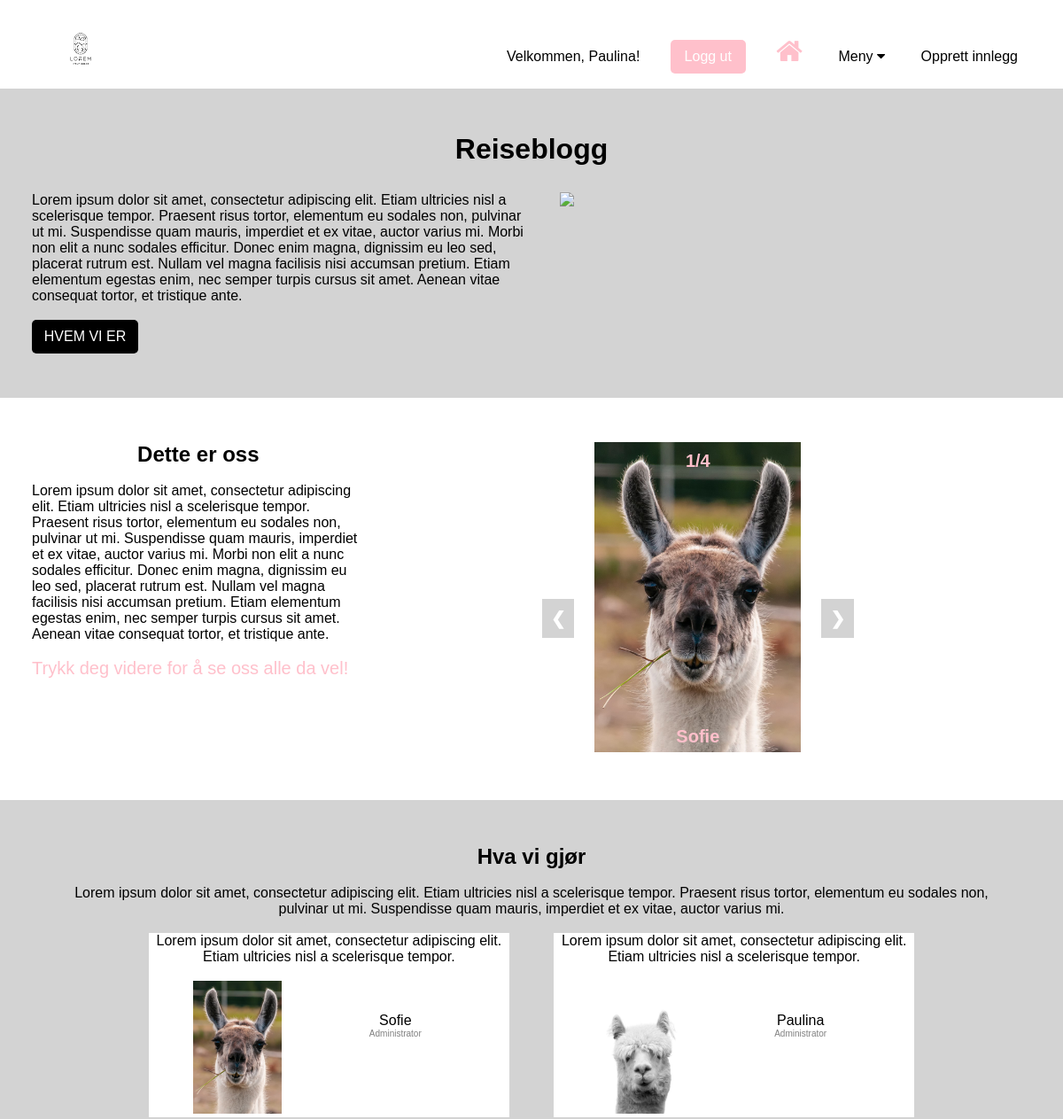
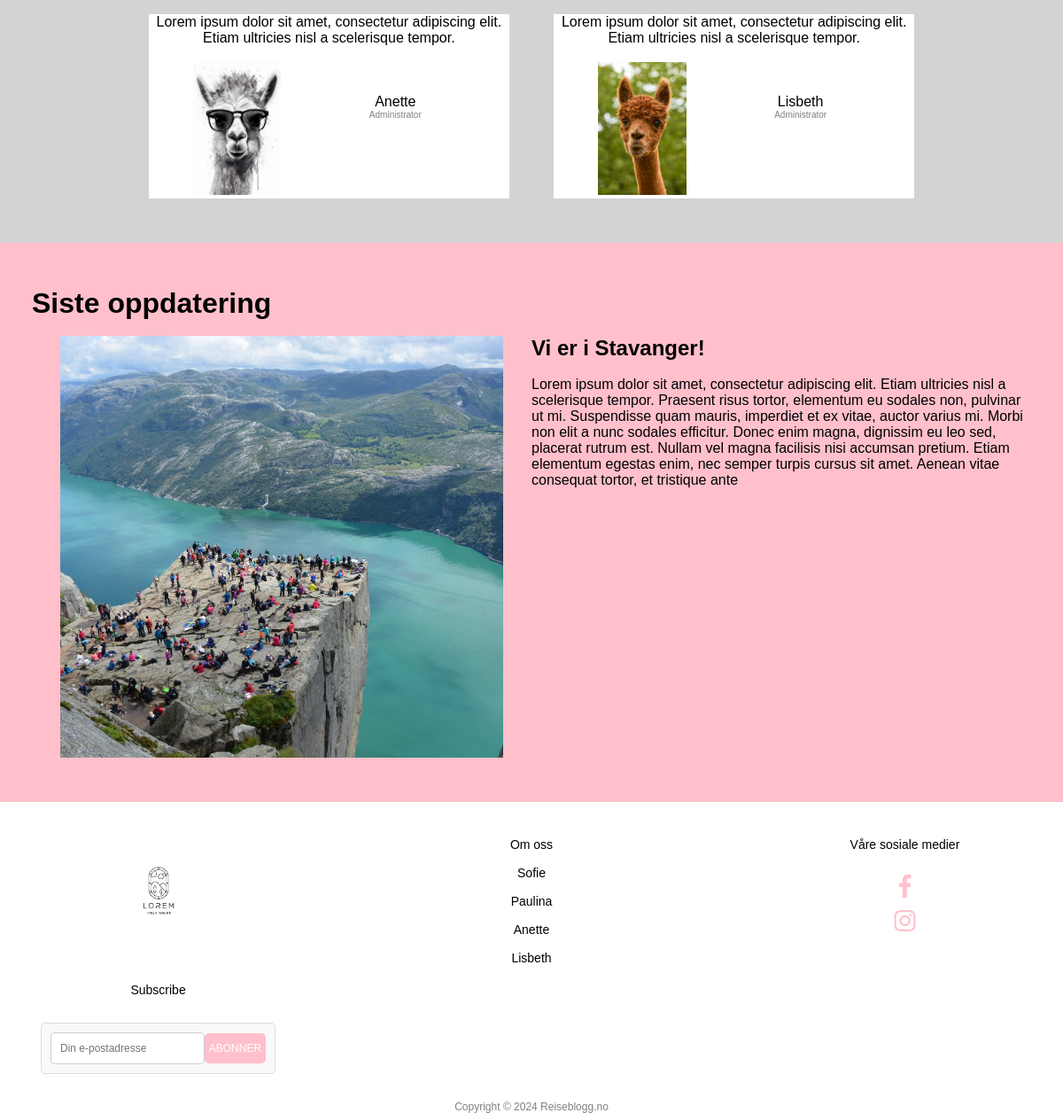
Page / (signed in) on the committed database (2 pictures, top to bottom).
### tables this page shows
CREATE TABLE admins (
                                admin_id INTEGER PRIMARY KEY,
                                email VARCHAR(50),
                                password_hash VARCHAR(50),
                                first_name VARCHAR(20)
                            );

CREATE TABLE posts (
                                post_id INTEGER PRIMARY KEY AUTOINCREMENT,
                                title TEXT NOT NULL,
                                image IMAGE BLOB NOT NULL,
                                body TEXT NOT NULL,
                                tags TEXT NOT NULL,
                                publish_date TEXT NOT NULL,
                                admin_id INTEGER,
                                FOREIGN KEY (admin_id) REFERENCES admins(admin_id)
                            );

### app.py (the view)
@app.route("/")
def index():
    conn = get_db()
    cur = conn.cursor()
    cur.execute("SELECT email FROM admins")
    admins = [row['email'] for row in cur.fetchall()]
    cur.execute("SELECT * FROM posts ORDER BY publish_date DESC LIMIT 1")
    latest_post = cur.fetchone()
    return render_template("index.html", admins=admins, latest_post=latest_post)

### app.py (called while the page is built)
def get_db():
    if not hasattr(g, "_database"):
        g._database = sqlite3.connect("./data/database.db")
        g._database.row_factory = sqlite3.Row
    return g._database

@app.teardown_appcontext
def teardown_db(error):
    db = getattr(g, '_database', None)
    if db is not None:
        db.close()

### templates/index.html (shortened to what this page needs)
{% extends "base.html" %}
{% block body %}
<div class="reiseblogg">
    <h1>Reiseblogg</h1>
    <div class="to-kolonner-oss">
        <div class="kolonne">
            <p>Lorem ipsum dolor sit amet, consectetur adipiscing elit. Etiam ultricies nisl a scelerisque tempor.
                Praesent risus tortor, elementum eu sodales non, pulvinar ut mi. Suspendisse quam mauris, imperdiet et ex vitae, auctor varius mi.
                Morbi non elit a nunc sodales efficitur. Donec enim magna, dignissim eu leo sed, placerat rutrum est.
                Nullam vel magna facilisis nisi accumsan pretium. Etiam elementum egestas enim, nec semper turpis cursus sit amet.
                Aenean vitae consequat tortor, et tristique ante.</p>
                <br>
            <a href="{{ '/oss' }}"><button class="oss">HVEM VI ER</button></a>
        </div>
        <div class="kolonne">
            <img src="static/images/fargegata.jpeg">
        </div>
    </div>
</div>
<div class="tre-kolonner">
    <div class="kol">
        <h2>Dette er oss</h2>
        <br>
        <p>Lorem ipsum dolor sit amet, consectetur adipiscing elit. Etiam ultricies nisl a scelerisque tempor.
            Praesent risus tortor, elementum eu sodales non, pulvinar ut mi. Suspendisse quam mauris, imperdiet et ex vitae, auctor varius mi.
            Morbi non elit a nunc sodales efficitur. Donec enim magna, dignissim eu leo sed, placerat rutrum est.
            Nullam vel magna facilisis nisi accumsan pretium. Etiam elementum egestas enim, nec semper turpis cursus sit amet.
            Aenean vitae consequat tortor, et tristique ante.</p>
        <br>
        <div class="scroll"><p>Trykk deg videre for å se oss alle da vel!</p></div>
    </div>
    <div class="rest">
        <div class="slideshow">
            <div class="slide">
                <div class="bildenr"><p>1/4</p></div>
                <a href="{{ '/sofie' }}"><img src="static/images/sofie.jpeg"></a>
                <div class="bildetekst"><p>Sofie</p></div>
            </div>
        </div>
        <a class="forrige" onclick="plusSlides(-1)">&#10094;</a>
        <a class="neste" onclick="plusSlides(1)">&#10095;</a>
    </div>
</div>
<div class="tredje-seksjon">
    <h2>Hva vi gjør</h2>
    <br>
    <p>Lorem ipsum dolor sit amet, consectetur adipiscing elit. Etiam ultricies nisl a scelerisque tempor.
        Praesent risus tortor, elementum eu sodales non, pulvinar ut mi. Suspendisse quam mauris, imperdiet et ex vitae, auctor varius mi.</p>
    <br>
    <div class="stor-container">
        <div class="container">
            <p>Lorem ipsum dolor sit amet, consectetur adipiscing elit. Etiam ultricies nisl a scelerisque tempor.</p>
            <br>
            <div class="lite-bilde">
                <a href="{{ '/sofie' }}"><img src="static/images/sofie.jpeg"></a>
            </div>
            <div class="info">
                <br><br>
                <p>Sofie</p>
                <p class="admin">Administrator</p>
            </div>
        </div>
        <div class="liten-container">Hidden</div>
        <div class="container">
            <p>Lorem ipsum dolor sit amet, consectetur adipiscing elit. Etiam ultricies nisl a scelerisque tempor.</p>
            <br>
            <div class="lite-bilde">
                <a href="{{ '/paulina' }}"><img src="static/images/paulina.jpeg"></a>
            </div>
            <div class="info">
                <br><br>
                <p>Paulina</p>
                <p class="admin">Administrator</p>
            </div>
        </div>
    </div>
    <br>
    <div class="stor-container">
        <div class="container">
            <p>Lorem ipsum dolor sit amet, consectetur adipiscing elit. Etiam ultricies nisl a scelerisque tempor.</p>
            <br>
            <div class="lite-bilde">
                <a href="{{ '/anette' }}"><img src="static/images/anette.jpeg"></a>
            </div>
            <div class="info">
                <br><br>
                <p>Anette</p>
                <p class="admin">Administrator</p>
            </div>
        </div>
        <div class="liten-container">Hidden</div>
        <div class="container">
            <p>Lorem ipsum dolor sit amet, consectetur adipiscing elit. Etiam ultricies nisl a scelerisque tempor.</p>
            <br>
            <div class="lite-bilde">
                <a href="{{ '/lisbeth' }}"><img src="static/images/lisbeth.avif"></a>
            </div>
            <div class="info">
                <br><br>
                <p>Lisbeth</p>
                <p class="admin">Administrator</p>
            </div>
        </div>
    </div>
</div>
<div class="siste">
    <h1>Siste oppdatering</h1>
    <br>
    <div class="to-kolonner-oss">
        <div class="kolonne">
            <img src="{{ url_for('static', filename='images/' + latest_post.image) }}">
        </div>
        <div class="kolonne">
            <h2>{{ latest_post.title }}</h2>
            <br>
            <p>{{ latest_post.body }}</p>
        </div>
    </div>
</div>
{% endblock %}

### templates/base.html (shortened to what this page needs)
<!DOCTYPE html>
<html lang="no">
<head>
    <link rel="stylesheet" href="{{ url_for('static', filename='style.css') }}"/>
    <link rel="stylesheet" href="https://cdnjs.cloudflare.com/ajax/libs/font-awesome/4.7.0/css/font-awesome.min.css" />
</head>
<body>
<header>
    <nav>
        <a href="{{ url_for('index') }}"><img src="{{ url_for('static', filename='images/logo.avif') }}" class="logo"></a>
        <ul class="nav-list">
            <li>{% if session.email %}
                <p>Velkommen, {{ session.first_name }}!</p></li>
            <li id="login">
                <form action="{{ url_for('logout') }}" method="post" id="logout-form">
                    <button type="submit" class="logg_inn">Logg ut</button>
                </form>
                {% else %}
                <button class="logg_inn"><a href="{{ url_for('login') }}">Logg inn</a></button>
                {% endif %}
            </li>
            <li><a href="{{ url_for('index') }}"><i class="fa fa-home fa-2x fa-brands"></i></a></li>
            <li>
                <div class="meny">
                    <button class="meny-btn">Meny <i class="fa fa-caret-down"></i></button>
                </div>
            </li>
            {% if session.email %}
            {% if session.email in admins %}
                <li><a href="{{ url_for('create_post') }}">Opprett innlegg</a></li>
            {% endif %}
            {% else %}
            <li><button class="registrer" onclick="window.location.href='/registrer'">REGISTRER</button></li>
            {% endif %}
        </ul>
    </nav>
</header>
{% block body %}{% endblock %}
<footer>
    <div class="footer-list">
        <ul>
            <li><a href="{{ url_for('index') }}"><img src="{{ url_for('static', filename='images/logo.avif') }}" class="logo-footer"></a></li>
            <li>
                <p><a href="{{ url_for('oss') }}">Om oss</a></p>
                <br><p><a href="{{ url_for('sofie') }}">Sofie</a></p>
                <br><p><a href="{{ url_for('paulina') }}">Paulina</a></p>
                <br><p><a href="{{ url_for('anette') }}">Anette</a></p>
                <br><p><a href="{{ url_for('lisbeth') }}">Lisbeth</a></p>
            </li>
            <li><p>Våre sosiale medier</p>
                <br>
                <a href="https://www.facebook.com/"><i class="fa fa-facebook fa-2x fa-brands"></i></a>
                <br>
                <a href="https://www.instagram.com/"><i class="fa fa-instagram fa-2x fa-brands"></i></a>
            </li>
            <li><p>Subscribe</p><br>
                <form action="{{ url_for('subscribe') }}" method="post" class="subscribe-form" onsubmit="return checkEmail()">
                    <input maxlength="50" id="abonner" placeholder="Din e-postadresse" type="email" name="email" class="input">
                    <button type="submit" class="subscribe-btn">ABONNER</button>
                </form>
            </li>
        </ul>
    </div>
    <div class="copyright"><p>Copyright © 2024 Reiseblogg.no</p></div>
</footer>
</body>
</html>

### static/style.css (style rules this page uses)
* { margin: 0; box-sizing: border-box; font-family: sans-serif; }
header { height: 100px; width: 100%; padding: 0 3%; background-color: white; position: fixed; z-index: 10000; }
nav { display: flex; align-items: center; justify-content: space-between; }
.logo { height: 80px; margin: 15px; }
nav ul li { display: inline-block; margin: 0 15px; }
nav ul li a { text-decoration: none; color: black; padding: 5px 0; }
.meny { display: inline-block; position: relative; }
.meny-btn { background-color: white; border: none; font-size: 16px; }
.logg_inn, .registrer, .oss { color: white; padding: 10px 10px; border: none; border-radius: 5px; font-size: 16px; }
.logg_inn { background-color: pink; cursor: pointer; width: 85px; }
.reiseblogg, .meg { background-color: lightgray; padding: 150px 3% 50px 3%; }
.reiseblogg h1 { text-align: center; padding-bottom: 30px; }
.kolonne { flex: 50%; }
.oss { background-color: black; width: 120px; cursor: pointer; }
.kolonne img { width: 500px; display: block; margin-left: auto; margin-right: auto; }
.tre-kolonner { color: black; background-color: white; display: flex; flex-wrap: wrap; padding: 50px 3%; }
.kol { flex: 100%; }
.kol h2 { text-align: center; }
.scroll { color: pink; font-size: 20px; }
.rest { flex: 100%; position: relative; }
.slideshow { margin: auto; overflow: hidden; max-width: 100%; }
.slideshow img { width: 100%; max-width: 250px; height: 350px; }
.slide { display: none; justify-content: center; align-items: center; position: relative; text-align: center; }
.slide:first-child { display: flex; }
.bildenr, .bildetekst { color: pink; font-size: 20px; font-weight: bold; padding: 10px; position: absolute; text-align: center; width: 100%; }
.bildenr { top: 0; }
.bildetekst { bottom: 0; }
.forrige, .neste { cursor: pointer; position: absolute; top: 50%; padding: 10px; color: white; font-weight: bold; font-size: 20px; background-color: lightgrey; }
.forrige { left: 200px; }
.neste { right: 200px; }
@media (min-width: 768px) { .kol { flex: 33.3%; } }
@media (min-width: 768px) { .rest { flex: 66.7%; } }
@media (min-width: 768px) { .forrige { left: 200px; } }
@media (min-width: 768px) { .neste { right: 200px; } }
.tredje-seksjon { background-color: lightgrey; padding: 50px 5%; text-align: center; }
.stor-container { padding-right: 10%; padding-left: 10%; display: flex; }
.container { background-color: white; flex: 50%; }
.container img { width: 100px; height: 150px; }
.lite-bilde { flex: 50%; float: left; padding-left: 50px; }
.info { flex: 70%; }
.admin { color: grey; font-size: 10px; }
.liten-container { color: transparent; }
.siste { padding: 50px 3% 50px 3%; background-color: pink; }
footer { height: 250px; width: 100%; background-color: white; position: relative; bottom: 0; padding: 30px 3%; justify-content: center; align-items: center; font-size: 14px; }
.logo-footer { height: 120px; }
.footer-list ul { display: flex; flex-wrap: wrap; justify-content: space-between; list-style-type: none; padding: 0; margin: 0; }
.footer-list li { margin: 10px; float: left; text-align: center; width: 23.5%; list-style-type: none; }
.footer-list li a { text-decoration: none; color: black; }
#abonner { border-radius: 5px; }
.subscribe-form { display: flex; justify-content: center; align-items: center; padding: 10px; background-color: #f9f9f9; border: 1px solid #ddd; border-radius: 5px; }
.input { padding: 10px; font-size: 12px; border: 1px solid #ccc; border-radius: 5px; width: 100%; max-width: 250px; }
.subscribe-btn { padding: 10px 5px; font-size: 12px; color: #fff; background-color: pink; border: none; border-radius: 5px; cursor: pointer; }
.copyright { margin-top: 20px; text-align: center; font-size: 12px; color: grey; }
.to-kolonner-oss { display: grid; grid-template-columns: 1fr 1fr; }
.fa-brands { color: pink; padding-top: 10px; }
form { width: 100%; margin-top: 5%; }

### rows in the picture
admins: first_name "Paulina"
posts: image (picture), title "Vi er i Stavanger!", body "Lorem ipsum dolor sit amet, consectetur adipiscing elit. Etiam ultricies nisl a scelerisque tempor. Praesent risus tortor, elementum eu sodales non, pulvinar ut mi. Suspendisse quam mauris, imperdiet et ex vitae, auctor varius mi. Morbi non elit a nunc sodales efficitur. Donec enim magna, dignissim eu leo sed, placerat rutrum est. Nullam vel magna facilisis nisi accumsan pretium. Etiam elementum egestas enim, nec semper turpis cursus sit amet. Aenean vitae consequat tortor, et tristique ante"
